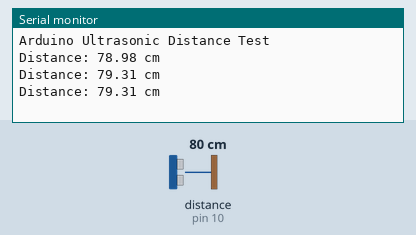
Recording of a sketch running on a simulated Arduino Uno, built with avr-gcc and run on an emulated ATmega328P. Parts: the last lines printed to the serial monitor. Wiring (inferred from the names in the program): ultrasonic range finder: trigger pin 9; echo pin 10. The test bench sets the inputs (shaded band); at power-on: distance to the obstacle (sensor on pin 10) 80 cm. The echo pulse lasts 58.3 µs per cm.

Above: at 1.3 s.
1.4 s: distance to the obstacle (sensor on pin 10) set to 2 cm
At 1.9 s:
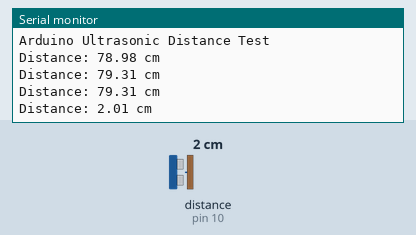
2.9 s: distance to the obstacle (sensor on pin 10) set to 4 cm
At 3.4 s:
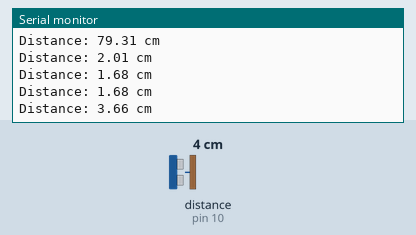
Timing chart, 0 to 5.9 s (numbered marks = the images above; inputs shaded):
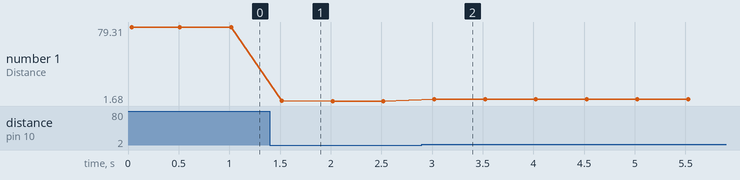

Measured:
- after the input at 1.4 s, the serial monitor: prints a new line after 0.12 s (image 1)
- after the input at 2.9 s, the serial monitor: prints a new line after 0.12 s (image 2)
- plotted number 1: 79.31 → 1.68 after the input at 1.4 s, 1.68 → 3.66 after the input at 2.9 s

The sketch:

arduino-ultrasonic-distance-test.ino
```cpp
/*
-------------------------------------------------------
Project : Arduino Ultrasonic Distance Test
-------------------------------------------------------

Description:
This project demonstrates how to measure distance using
an HC-SR04 ultrasonic sensor with Arduino.

The sensor sends an ultrasonic sound wave and waits
for the echo to return. Arduino calculates the distance
based on the travel time of the sound wave.

The measured distance will be displayed in the
Serial Monitor.

-------------------------------------------------------
Components:
- 1x Arduino Uno / Arduino Nano
- 1x HC-SR04 Ultrasonic Sensor
- Jumper wires
- Breadboard (optional)

-------------------------------------------------------
Wiring:

HC-SR04        Arduino
-----------------------
VCC      ->    5V
GND      ->    GND
TRIG     ->    D9
ECHO     ->    D10

-------------------------------------------------------
*/

const int trigPin = 9;
const int echoPin = 10;

long duration;
float distance;

void setup() {
  Serial.begin(9600);

  pinMode(trigPin, OUTPUT);
  pinMode(echoPin, INPUT);

  Serial.println("Arduino Ultrasonic Distance Test");
}

void loop() {

  // Clear the TRIG pin
  digitalWrite(trigPin, LOW);
  delayMicroseconds(2);

  // Send ultrasonic pulse
  digitalWrite(trigPin, HIGH);
  delayMicroseconds(10);
  digitalWrite(trigPin, LOW);

  // Read echo time
  duration = pulseIn(echoPin, HIGH);

  // Calculate distance in cm
  distance = duration * 0.034 / 2;

  // Print distance
  Serial.print("Distance: ");
  Serial.print(distance);
  Serial.println(" cm");

  delay(500);
}
```
